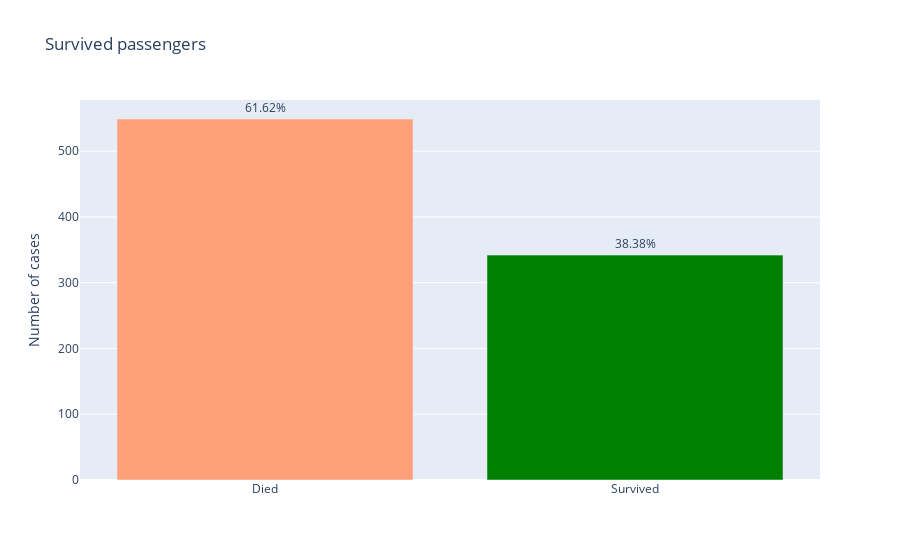

This figure's notebook cell:
### Code cell
fig = go.Figure()
fig.add_trace(go.Bar(x=['Died', 'Survived'], y=survived, marker_color=['lightsalmon', 'green'], text=percentage,
                    textposition='outside'))
fig.update_layout(title='Survived passengers', yaxis_title='Number of cases')
fig.show()

### Figure 1 — Plotly figure (JSON) as saved in the notebook; plotly's stock layout.template omitted (floating-point values rounded to 4 significant figures)
{"data": [{"marker": {"color": ["lightsalmon", "green"]}, "text": ["61.62%", "38.38%"], "textposition": "outside", "type": "bar", "x": ["Died", "Survived"], "y": [549, 342]}], "layout": {"title": {"text": "Survived passengers"}, "yaxis": {"title": {"text": "Number of cases"}}}}
